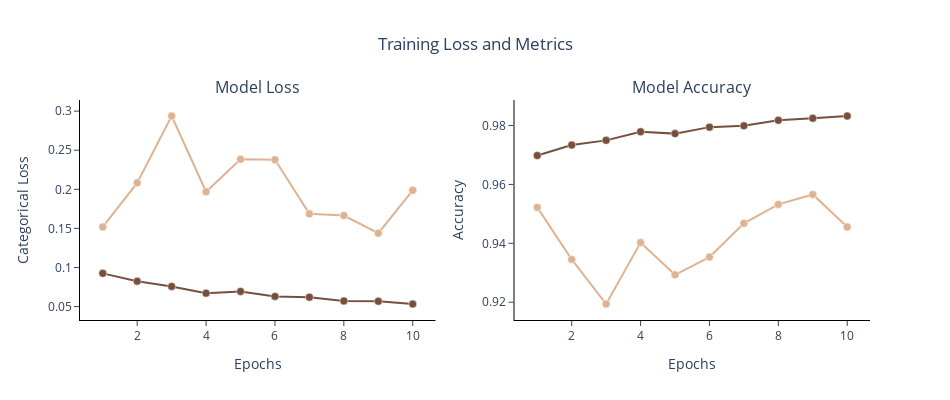

Here is the notebook cell this chart was saved with:
### Code cell
visualize_train_val(train_history)

### Figure 1 — Plotly figure (JSON) as saved in the notebook; plotly's stock layout.template omitted (floating-point values rounded to 4 significant figures)
{"data": [{"line": {"color": "#76503d", "width": 2}, "marker": {"color": "#76503d", "line": {"color": "White", "width": 0.5}, "size": 8}, "mode": "markers+lines", "name": "Training Loss", "type": "scatter", "x": [1, 2, 3, 4, 5, 6, 7, 8, 9, 10], "xaxis": "x", "y": [0.0925, 0.08242, 0.07574, 0.06712, 0.06936, 0.06302, 0.062, 0.05719, 0.05673, 0.0533], "yaxis": "y"}, {"line": {"color": "#deb392", "width": 2}, "marker": {"color": "#deb392", "line": {"color": "White", "width": 0.5}, "size": 8}, "mode": "markers+lines", "name": "Validation Loss", "type": "scatter", "x": [1, 2, 3, 4, 5, 6, 7, 8, 9, 10], "xaxis": "x", "y": [0.1519, 0.2083, 0.2938, 0.1969, 0.2383, 0.2378, 0.1686, 0.1664, 0.1439, 0.1987], "yaxis": "y"}, {"line": {"color": "#76503d", "width": 2}, "marker": {"color": "#76503d", "line": {"color": "White", "width": 0.5}, "size": 8}, "mode": "markers+lines", "name": "Training Accuracy", "type": "scatter", "x": [1, 2, 3, 4, 5, 6, 7, 8, 9, 10], "xaxis": "x2", "y": [0.9698, 0.9733, 0.975, 0.9779, 0.9772, 0.9794, 0.9799, 0.9818, 0.9825, 0.9832], "yaxis": "y2"}, {"line": {"color": "#deb392", "width": 2}, "marker": {"color": "#deb392", "line": {"color": "White", "width": 0.5}, "size": 8}, "mode": "markers+lines", "name": "Validation Accuracy", "type": "scatter", "x": [1, 2, 3, 4, 5, 6, 7, 8, 9, 10], "xaxis": "x2", "y": [0.9522, 0.9345, 0.9194, 0.9402, 0.9293, 0.9353, 0.9468, 0.9532, 0.9566, 0.9455], "yaxis": "y2"}], "layout": {"annotations": [{"font": {"size": 16}, "showarrow": false, "text": "Model Loss", "x": 0.225, "xanchor": "center", "xref": "paper", "y": 1, "yanchor": "bottom", "yref": "paper"}, {"font": {"size": 16}, "showarrow": false, "text": "Model Accuracy", "x": 0.775, "xanchor": "center", "xref": "paper", "y": 1, "yanchor": "bottom", "yref": "paper"}], "height": 400, "paper_bgcolor": "White", "plot_bgcolor": "White", "showlegend": false, "title": {"text": "Training Loss and Metrics", "x": 0.5}, "width": 950, "xaxis": {"anchor": "y", "domain": [0, 0.45], "linecolor": "Black", "ticks": "outside", "title": {"text": "Epochs"}}, "xaxis2": {"anchor": "y2", "domain": [0.55, 1], "linecolor": "Black", "ticks": "outside", "title": {"text": "Epochs"}}, "yaxis": {"anchor": "x", "domain": [0, 1], "linecolor": "Black", "ticks": "outside", "title": {"text": "Categorical Loss"}}, "yaxis2": {"anchor": "x2", "domain": [0, 1], "linecolor": "Black", "ticks": "outside", "title": {"text": "Accuracy"}}}}
